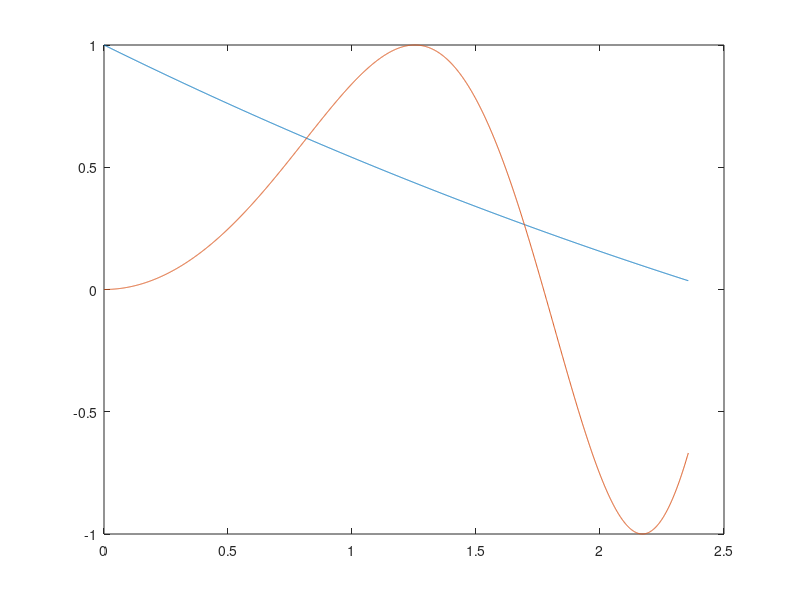

Write MATLAB code to recreate this figure.
rng(4)
A=(1000+1000).*rand(1000,1000) - 1000;
A1=sum(A);
A2=round(A);
A3=sum(A2);
B=[(15-4)*rand(1)*10, (15-4)*rand(1)*60]
C=A(120:130);
D=max(C,[],2);
E=det(A);
F=A*eye(1000);
x=0:0.001:3*pi/4;
y1=cos(sqrt(x));
y2 = sin(x.*x);
G=plot(x,y1,x,y2)
